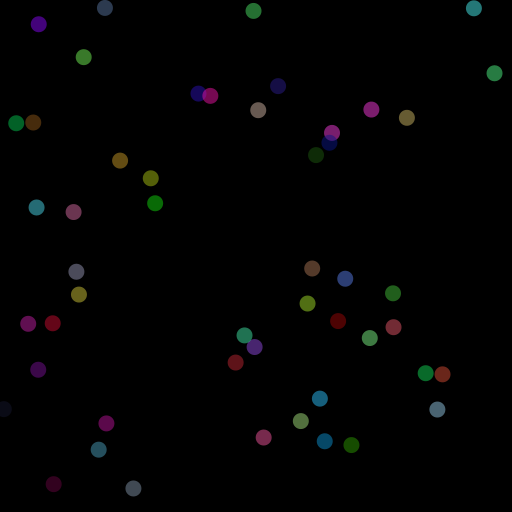
Frame 1 (no input)
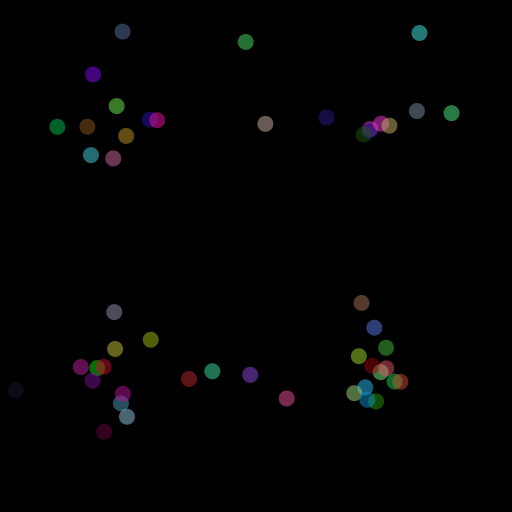
Frame 60 (the mouse pressed at the canvas centre just before this capture)
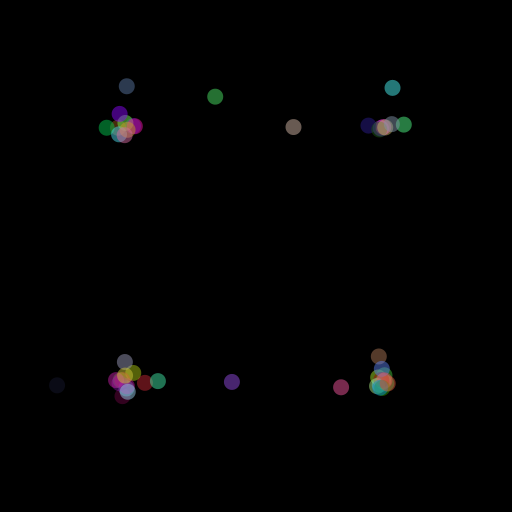
Frame 120 (the mouse held since frame 60 and released just before this capture)

The Processing sketch that drew these frames (run headless with seeded random() and noise(); from frame 60 on, the mouse is pressed at the canvas centre):

// Processing sketch: processing_149561
// ── processing_149561.pde

/* This sketch is an implementation of example (1) in chapter 2.1
of Strogatz's nonlinear dynamics and chaos book
*/


// Initialize the grid
float dx, dy;
float xMin = -2*PI;
float xMax = 2*PI;
float yMin = -2*PI;
float yMax = 2*PI;

// set number of particles
int particleNum = 50;
// Initialize the particle array
Mover particle[] = new Mover[particleNum];


void setup() {
  size(512, 512);
  
  // set the sclae of the grid
  dx = (xMax - xMin) / width;
  dy = (yMax - yMin) / height;
  
  // fill the particle array
  for (int i = 0; i < particleNum; i++) {
  particle[i] = new Mover(random(xMin, xMax), random(yMin, yMax));
  }
}

void draw() {
  // Move the origin and set the background to black.
  background(0);
  translate(width/2, height/2);
    
  // run the algorithm
  for (int i = 0; i < particleNum; i++) {
    particle[i].update();
    particle[i].display();
  }
}


// Class for the moving particle
class Mover {
  
  // Use the PVector class for location and 
  // velocity of the particle
  PVector location;
  PVector velocity;
  
  color col;
  
  // Value to determine if the particle 
  // is resting on a fixed point
  float epsilon = pow(10, -5);
  
  Mover(float x, float y) {
    location = new PVector(x, y);
    velocity = new PVector(0, 0);
    
    col = color(random(255), random(255), random(255), 128);
    
  }
  
  // update the location and velocity of the particle
  // based on the differential equation. We apply the same idea 
  // to the y direction as we do to the x direction
  void update() {
    velocity.x = dx*sin(location.x);
    velocity.y = dy*sin(location.y);
    
    location.x += velocity.x;
    location.y += velocity.y;
    
    // if the particle is at a fixed point give it a new random 
    // position
    if (velocity.x < epsilon && velocity.y < epsilon) {
      location = new PVector(random(xMin, xMax), random(yMin, yMax));
    }
  }
  
  // function to draw the particle on the grid
  void display() {
    noStroke();
    fill(col);
    ellipse(location.x / dx, location.y / dy, 16, 16);
  }
  
}
